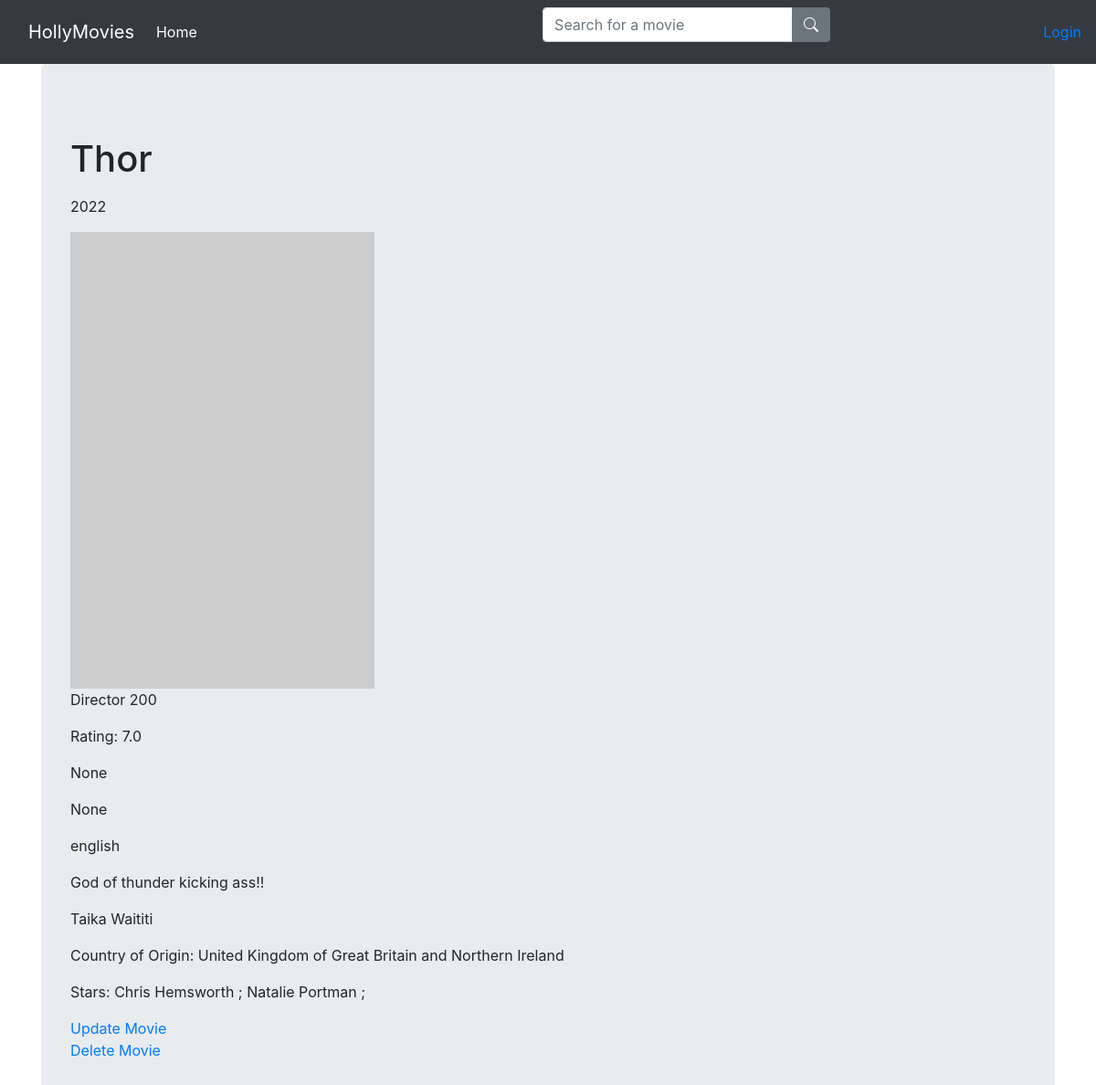
Before: /title/1 with the older database file.
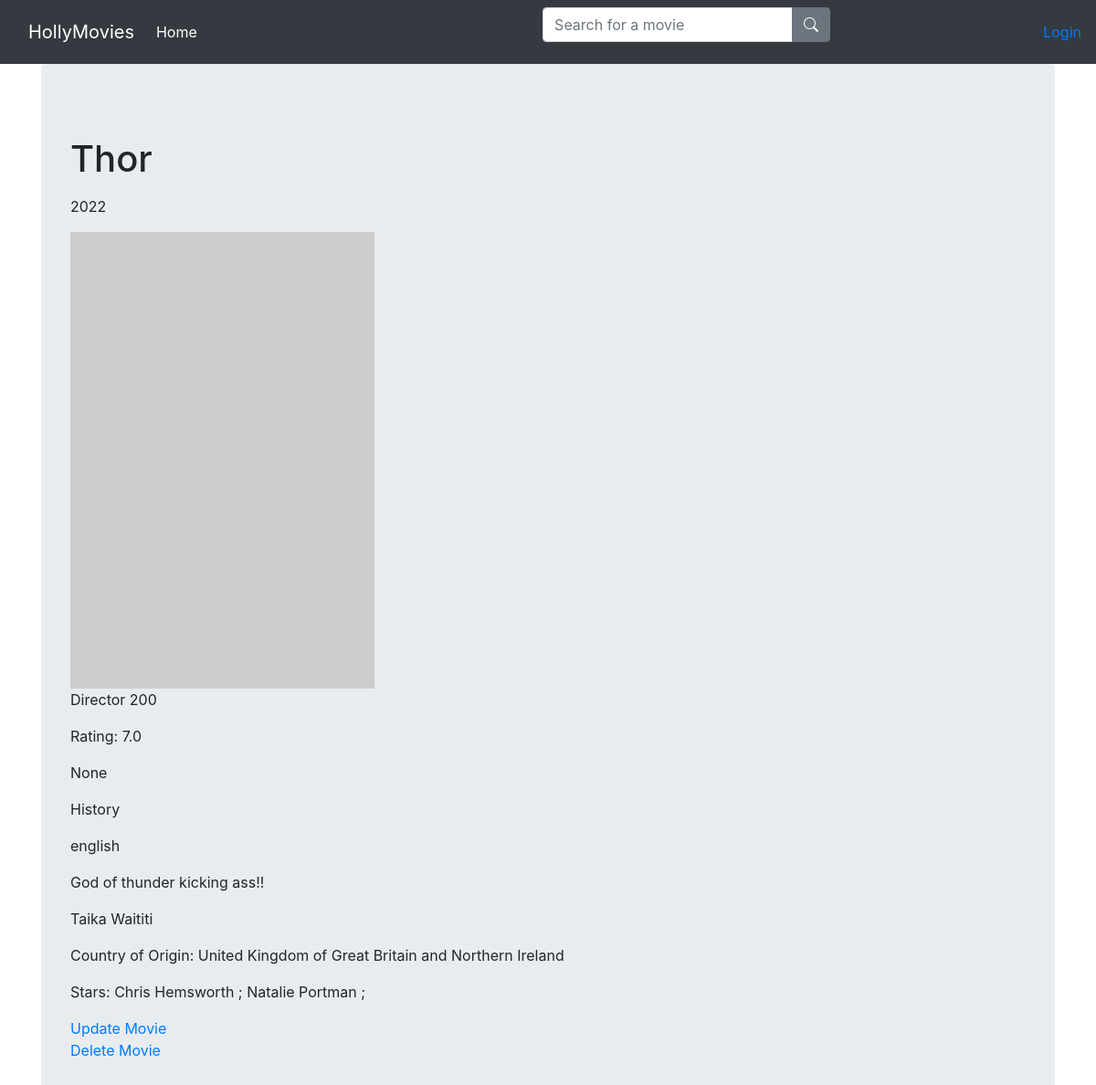
After: the same page with the newer database file.
### viewer/models.py (models this page shows, shortened)
class Movie(models.Model):
    title = models.CharField(max_length=100)
    release_year = models.PositiveIntegerField()
    description = models.TextField()
    average_rating = models.FloatField()
    duration = models.PositiveIntegerField()
    director = models.ForeignKey(Director, on_delete=models.DO_NOTHING, null=True, blank=True)
    langauge = models.CharField(null=True, blank=True, max_length=30, default="english")
    trailer_link = models.URLField(null=True, blank=True)
    genre = models.CharField(max_length=30, null=True, blank=True)
    country_of_origin = models.CharField(max_length=30, choices=COUNTRIES_CHOICES, default="US")
    actors = models.ManyToManyField(Actor, null=True)
    image = models.ImageField(null=True, blank=True, upload_to='images/')

class Director(models.Model):
    name = models.CharField(max_length=100)
    date_of_brith = models.DateField()
    bio = models.TextField()
    country_of_birth = models.CharField(max_length=30, choices=COUNTRIES_CHOICES, default='US')
    def __str__(self):
        return self.name

class Actor(models.Model):
    name = models.CharField(max_length=100)
    date_of_birth = models.DateField()
    bio = models.TextField()
    country_of_birth = models.CharField(max_length=30, choices=COUNTRIES_CHOICES, default='US')
    def __str__(self):
        return self.name

### viewer/views.py (the view)
# urls.py: path('title/<int:pk>', DetailMovie.as_view(), name='detail_movie'),
class DetailMovie(DetailView):
    template_name = 'detail_movie.html'
    model = Movie
    context_object_name = 'movie'
    def get_context_data(self, **kwargs):
        context = super().get_context_data(**kwargs)
        country_code = context['movie'].country_of_origin
        country_name = get_country_name(country_code)
        context['country_name'] = country_name
        return context

### viewer/views.py (called while the page is built)
def get_country_name(country_code):
    for country in COUNTRIES_CHOICES:
        if country[0] == country_code:
            return country[1]

### viewer/templates/detail_movie.html
{%extends 'base.html'%}
{%block content%}
<p><h1>{{movie.title}}</h1></p>
<p>{{movie.release_year}}</p>
{% if movie.image %}
   <img src="{{movie.image.url}}" height="400" width="auto">
{% else %}
   <img src="https://dummyimage.com/200x300/000/fff&text=NO+IMAGE", height="500" width="auto">
{% endif %}
<p>Director {{movie.duration}}</p>
<p>Rating: {{movie.average_rating}}</p>
<p>{{movie.trailer_link}}</p>
<p>{{movie.genre}}</p>
<p>{{movie.langauge}}</p>
<p>{{movie.description}}</p>
<p>{{movie.director}}</p>
<p>Country of Origin: {{country_name}}</p>
<p>Stars:
{%for actor in movie.actors.all%}
{{actor}} ;
{%endfor%}
</p>
<a href="{% url 'update_movie' movie.id%}">Update Movie</a>
<br>
<a href="{% url 'delete_movie' movie.id%}">Delete Movie</a>
{%endblock%}

### viewer/templates/base.html (shortened to what this page needs)
{% load static %}
<html>
  <head>
    <link rel="stylesheet" href="https://stackpath.bootstrapcdn.com/bootstrap/4.2.1/css/bootstrap.min.css">
    <link rel="stylesheet" href="https://cdn.jsdelivr.net/npm/bootstrap-icons@1.8.0/font/bootstrap-icons.css">
  </head>
  <body>
    <nav class="navbar navbar-expand-lg navbar-dark bg-dark">
      <div class="container fixed">
        <a class="navbar-brand" href="/">HollyMovies</a>
        <div class="collapse navbar-collapse" id="navbarNavAltMarkup">
          <div class="navbar-nav">
            <a class="nav-item nav-link active" href="/">
              Home
            </a>
          </div>
        </div>
      </div>
      <div class="container">
        <form method="get">
        <div class="input-group">
          <input type="text" class="form-control" placeholder="Search for a movie" name="search">
          <div class="input-group-append">
           <button class="btn btn-secondary " type="submit">
             <i class="bi bi-search "></i>
           </button>
          </div>
        </div>
        </form>
      </div>
      <ul class="nav navbar-nav navbar-right">
         {% if user.is_authenticated %}
              <li><a href="{% url 'logout' %}?next={{ request.path }}">Logout</a></li>
         {% else %}
              <li><a href="{% url 'login' %}">Login</a></li>
         {% endif %}
      </ul>
    </nav>
    <div class="container">
      <div class="jumbotron">
        {%block content%}
        {%endblock%}
      </div>
    </div>
  </body>
</html>

Changed rows visible on the page:
changed Movie "Thor": genre "None" → "History"
